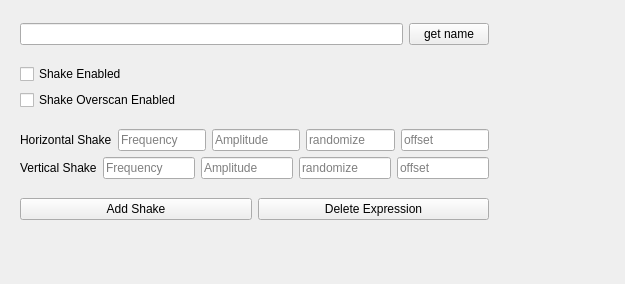
<?xml version="1.0" encoding="UTF-8"?>
<ui version="4.0">
 <class>MainWindow</class>
 <widget class="QMainWindow" name="MainWindow">
  <property name="geometry">
   <rect>
    <x>0</x>
    <y>0</y>
    <width>625</width>
    <height>284</height>
   </rect>
  </property>
  <property name="windowTitle">
   <string>cameraShaker</string>
  </property>
  <widget class="QWidget" name="centralwidget">
   <widget class="QWidget" name="verticalLayoutWidget_3">
    <property name="geometry">
     <rect>
      <x>20</x>
      <y>10</y>
      <width>469</width>
      <height>224</height>
     </rect>
    </property>
    <layout class="QVBoxLayout" name="verticalLayout_3">
     <item>
      <layout class="QHBoxLayout" name="horizontalLayout_3">
       <item>
        <widget class="QLineEdit" name="lineEdit"/>
       </item>
       <item>
        <widget class="QPushButton" name="pushButton">
         <property name="styleSheet">
          <string notr="true"/>
         </property>
         <property name="text">
          <string>get name</string>
         </property>
        </widget>
       </item>
      </layout>
     </item>
     <item>
      <layout class="QVBoxLayout" name="verticalLayout">
       <item>
        <widget class="QCheckBox" name="checkBox">
         <property name="text">
          <string>Shake Enabled</string>
         </property>
        </widget>
       </item>
       <item>
        <widget class="QCheckBox" name="checkBox_2">
         <property name="text">
          <string>Shake Overscan Enabled</string>
         </property>
        </widget>
       </item>
      </layout>
     </item>
     <item>
      <layout class="QVBoxLayout" name="verticalLayout_2">
       <item>
        <layout class="QHBoxLayout" name="horizontalLayout">
         <item>
          <widget class="QLabel" name="label">
           <property name="text">
            <string>Horizontal Shake</string>
           </property>
          </widget>
         </item>
         <item>
          <widget class="QLineEdit" name="lineEdit_2">
           <property name="placeholderText">
            <string>Frequency</string>
           </property>
          </widget>
         </item>
         <item>
          <widget class="QLineEdit" name="lineEdit_3">
           <property name="placeholderText">
            <string>Amplitude</string>
           </property>
          </widget>
         </item>
         <item>
          <widget class="QLineEdit" name="lineEdit_4">
           <property name="placeholderText">
            <string>randomize</string>
           </property>
          </widget>
         </item>
         <item>
          <widget class="QLineEdit" name="lineEdit_8">
           <property name="placeholderText">
            <string>offset</string>
           </property>
          </widget>
         </item>
        </layout>
       </item>
       <item>
        <layout class="QHBoxLayout" name="horizontalLayout_2">
         <item>
          <widget class="QLabel" name="label_2">
           <property name="text">
            <string>Vertical Shake</string>
           </property>
          </widget>
         </item>
         <item>
          <widget class="QLineEdit" name="lineEdit_5">
           <property name="inputMask">
            <string/>
           </property>
           <property name="placeholderText">
            <string>Frequency</string>
           </property>
          </widget>
         </item>
         <item>
          <widget class="QLineEdit" name="lineEdit_6">
           <property name="placeholderText">
            <string>Amplitude</string>
           </property>
          </widget>
         </item>
         <item>
          <widget class="QLineEdit" name="lineEdit_7">
           <property name="placeholderText">
            <string>randomize</string>
           </property>
          </widget>
         </item>
         <item>
          <widget class="QLineEdit" name="lineEdit_9">
           <property name="placeholderText">
            <string>offset</string>
           </property>
          </widget>
         </item>
        </layout>
       </item>
      </layout>
     </item>
     <item>
      <layout class="QHBoxLayout" name="horizontalLayout_4">
       <item>
        <widget class="QPushButton" name="pushButton_2">
         <property name="text">
          <string>Add Shake</string>
         </property>
        </widget>
       </item>
       <item>
        <widget class="QPushButton" name="pushButton_3">
         <property name="text">
          <string>Delete Expression</string>
         </property>
        </widget>
       </item>
      </layout>
     </item>
    </layout>
   </widget>
  </widget>
 </widget>
 <resources/>
 <connections>
  <connection>
   <sender>pushButton</sender>
   <signal>clicked()</signal>
   <receiver>MainWindow</receiver>
   <slot>slot1()</slot>
   <hints>
    <hint type="sourcelabel">
     <x>241</x>
     <y>92</y>
    </hint>
    <hint type="destinationlabel">
     <x>352</x>
     <y>87</y>
    </hint>
   </hints>
  </connection>
 </connections>
 <slots>
  <slot>slot1()</slot>
 </slots>
</ui>
